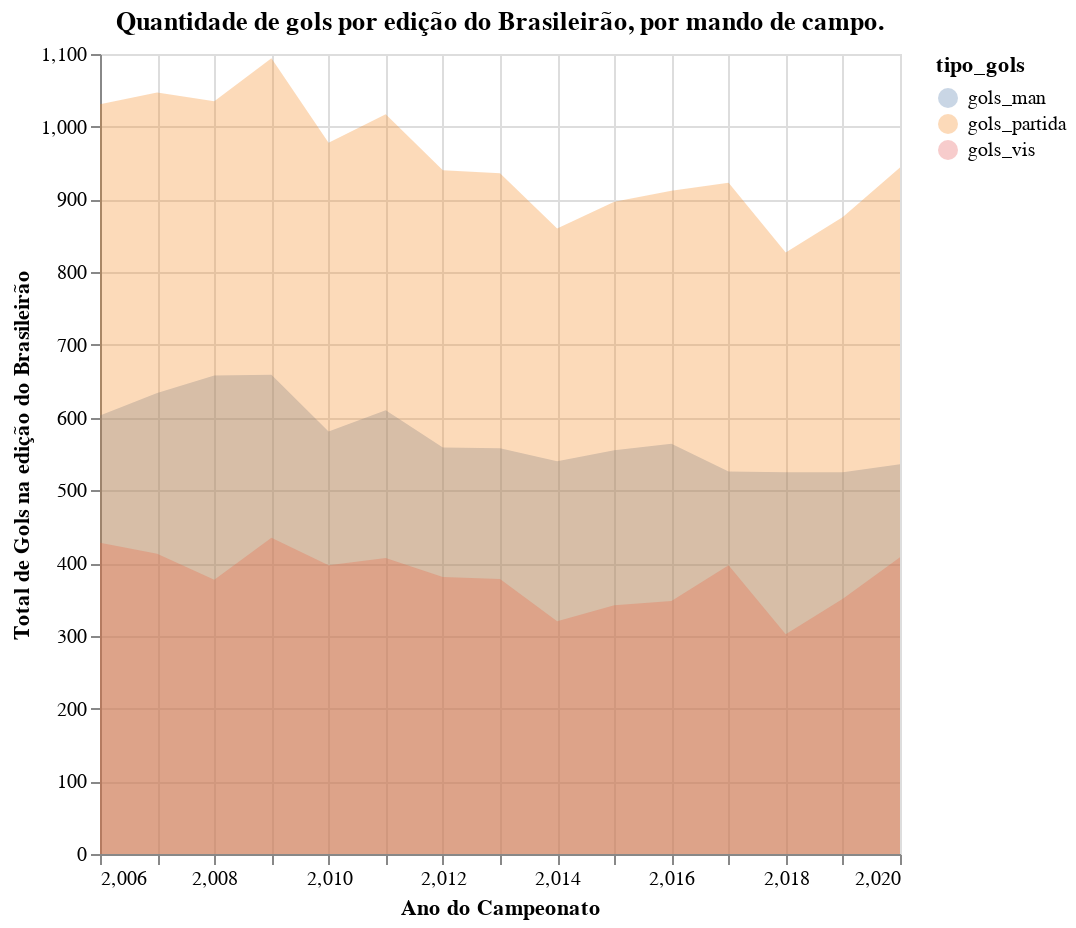

The code cell stored with this chart in its notebook:
### Code cell
# Fazendo o gráfico de número de gols por mando de campo
alt.Chart(
    data = gols_por_tipo_ano,
    title = 'Quantidade de gols por edição do Brasileirão, por mando de campo.',
    height = 400,
    width = 400
  )\
  .mark_area(opacity = 0.3)\
  .encode(
    x=alt.X(shorthand = "ano_campeonato:Q", title = 'Ano do Campeonato'),
    y=alt.Y("gols:Q", stack=None, title = 'Total de Gols na edição do Brasileirão'),
    color="tipo_gols:N"
  )

### Figure 1 — Vega-Lite specification as saved in the notebook (floating-point values rounded to 4 significant figures)
{"config": {"view": {"continuousWidth": 400, "continuousHeight": 300}}, "data": {"name": "data-8909b4e92f9f44d4728710a85ba9b370"}, "mark": {"type": "area", "opacity": 0.3}, "encoding": {"color": {"field": "tipo_gols", "type": "nominal"}, "x": {"field": "ano_campeonato", "title": "Ano do Campeonato", "type": "quantitative"}, "y": {"field": "gols", "stack": null, "title": "Total de Gols na edição do Brasileirão", "type": "quantitative"}}, "height": 400, "title": "Quantidade de gols por edição do Brasileirão, por mando de campo.", "width": 400, "$schema": "https://vega.github.io/schema/vega-lite/v4.17.0.json", "datasets": {"data-8909b4e92f9f44d4728710a85ba9b370": [{"ano_campeonato": 2006, "tipo_gols": "gols_man", "gols": 603.0}, {"ano_campeonato": 2006, "tipo_gols": "gols_vis", "gols": 428.0}, {"ano_campeonato": 2006, "tipo_gols": "gols_partida", "gols": 1031.0}, {"ano_campeonato": 2007, "tipo_gols": "gols_man", "gols": 634.0}, {"ano_campeonato": 2007, "tipo_gols": "gols_vis", "gols": 413.0}, {"ano_campeonato": 2007, "tipo_gols": "gols_partida", "gols": 1047.0}, {"ano_campeonato": 2008, "tipo_gols": "gols_man", "gols": 658.0}, {"ano_campeonato": 2008, "tipo_gols": "gols_vis", "gols": 377.0}, {"ano_campeonato": 2008, "tipo_gols": "gols_partida", "gols": 1035.0}, {"ano_campeonato": 2009, "tipo_gols": "gols_man", "gols": 659.0}, {"ano_campeonato": 2009, "tipo_gols": "gols_vis", "gols": 435.0}, {"ano_campeonato": 2009, "tipo_gols": "gols_partida", "gols": 1094.0}, {"ano_campeonato": 2010, "tipo_gols": "gols_man", "gols": 581.0}, {"ano_campeonato": 2010, "tipo_gols": "gols_vis", "gols": 397.0}, {"ano_campeonato": 2010, "tipo_gols": "gols_partida", "gols": 978.0}, {"ano_campeonato": 2011, "tipo_gols": "gols_man", "gols": 610.0}, {"ano_campeonato": 2011, "tipo_gols": "gols_vis", "gols": 407.0}, {"ano_campeonato": 2011, "tipo_gols": "gols_partida", "gols": 1017.0}, {"ano_campeonato": 2012, "tipo_gols": "gols_man", "gols": 559.0}, {"ano_campeonato": 2012, "tipo_gols": "gols_vis", "gols": 381.0}, {"ano_campeonato": 2012, "tipo_gols": "gols_partida", "gols": 940.0}, {"ano_campeonato": 2013, "tipo_gols": "gols_man", "gols": 558.0}, {"ano_campeonato": 2013, "tipo_gols": "gols_vis", "gols": 378.0}, {"ano_campeonato": 2013, "tipo_gols": "gols_partida", "gols": 936.0}, {"ano_campeonato": 2014, "tipo_gols": "gols_man", "gols": 540.0}, {"ano_campeonato": 2014, "tipo_gols": "gols_vis", "gols": 320.0}, {"ano_campeonato": 2014, "tipo_gols": "gols_partida", "gols": 860.0}, {"ano_campeonato": 2015, "tipo_gols": "gols_man", "gols": 555.0}, {"ano_campeonato": 2015, "tipo_gols": "gols_vis", "gols": 342.0}, {"ano_campeonato": 2015, "tipo_gols": "gols_partida", "gols": 897.0}, {"ano_campeonato": 2016, "tipo_gols": "gols_man", "gols": 564.0}, {"ano_campeonato": 2016, "tipo_gols": "gols_vis", "gols": 348.0}, {"ano_campeonato": 2016, "tipo_gols": "gols_partida", "gols": 912.0}, {"ano_campeonato": 2017, "tipo_gols": "gols_man", "gols": 526.0}, {"ano_campeonato": 2017, "tipo_gols": "gols_vis", "gols": 397.0}, {"ano_campeonato": 2017, "tipo_gols": "gols_partida", "gols": 923.0}, {"ano_campeonato": 2018, "tipo_gols": "gols_man", "gols": 525.0}, {"ano_campeonato": 2018, "tipo_gols": "gols_vis", "gols": 302.0}, {"ano_campeonato": 2018, "tipo_gols": "gols_partida", "gols": 827.0}, {"ano_campeonato": 2019, "tipo_gols": "gols_man", "gols": 525.0}, {"ano_campeonato": 2019, "tipo_gols": "gols_vis", "gols": 351.0}, {"ano_campeonato": 2019, "tipo_gols": "gols_partida", "gols": 876.0}, {"ano_campeonato": 2020, "tipo_gols": "gols_man", "gols": 536.0}, {"ano_campeonato": 2020, "tipo_gols": "gols_vis", "gols": 408.0}, {"ano_campeonato": 2020, "tipo_gols": "gols_partida", "gols": 944.0}]}}
